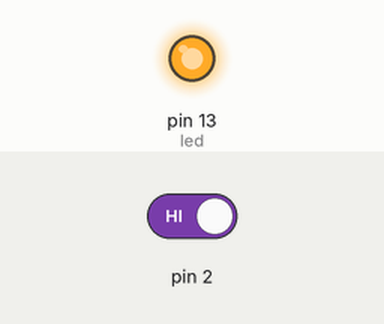
Simulated run of this sketch. Board: Arduino Uno, built with avr-gcc and run on an emulated ATmega328P. Parts: output pins drawn as LEDs (lit = HIGH). The inputs (shaded band) are chosen by the test bench; at power-on: pin 2 HIGH.

Above: at 0.8 s.
0.9 s: pin 2 driven LOW
At 2.1 s:
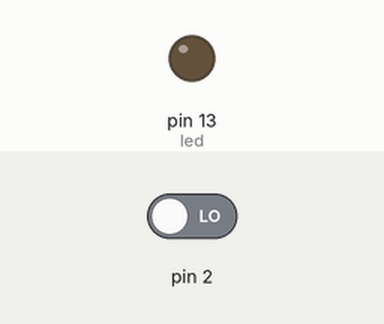
2.4 s: pin 2 driven HIGH
At 3.4 s:
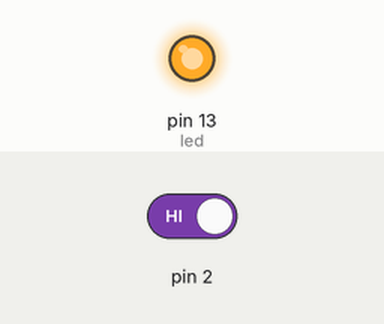
Timing chart, 0 to 5.4 s (numbered marks = the images above; inputs shaded):
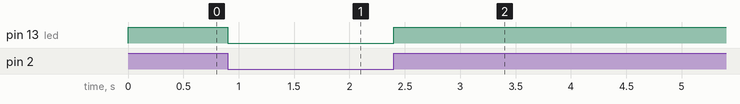

The sketch:

gecici-anahtar-ile-led-kontrol.ino
```cpp
/*
  Led connected to Digital Pin 13 (PORTB.5)
  Pushbutton switch connected to Digital Pin 2 (PORTD.2)
*/
#include <avr/io.h>
int main()
{
  /*Setup Kısmı*/
  DDRB |= (1 << 5);//Set PORTB.5 as output
  PORTB &= ~(1 << 5);//Turn led off
  DDRD &= ~(1 << 2);//Set PORTD.2 as input
  /*Loop Kısmı*/
  while(1)
  {
    if((PIND & (1 << 2)) == 0)
      PORTB &= ~(1 << 5);//Turn led off
    else
      PORTB |= (1 << 5);//Turn led on
  }
  return 0;
}
```

1-_led-yakip-sondurme.c
```cpp
/*
 * GccApplication1.c
 *
 * Created: 27.11.2019 23:58:30
 * Author : Muhammed
 */
#define F_CPU 16000000UL
#include <avr/io.h>
#include <util/delay.h>

int main(void)
{
    DDRB |= (1<<5);//Define digital pin13/PORTB5 as an output so we can blink out led
	while (1)//for(;;)//Infinite loop
    {
		PORTB |= (1<<5);//Turn led on (the led included in the Arduino (digital pin 13))
		_delay_ms(1000);//Wait 1 second
		PORTB &= ~(1<<5);//Turn led off
		_delay_ms(1000);//Wait another second
    }
	return 0;
}
/*
*Arduinonun 13.pininin 1 saniye aralikla yanip sonmesi
*/
```

Measured:
- after the input at 0.9 s, pin 13 (led): HIGH → LOW at once
- after the input at 2.4 s, pin 13 (led): LOW → HIGH at once
